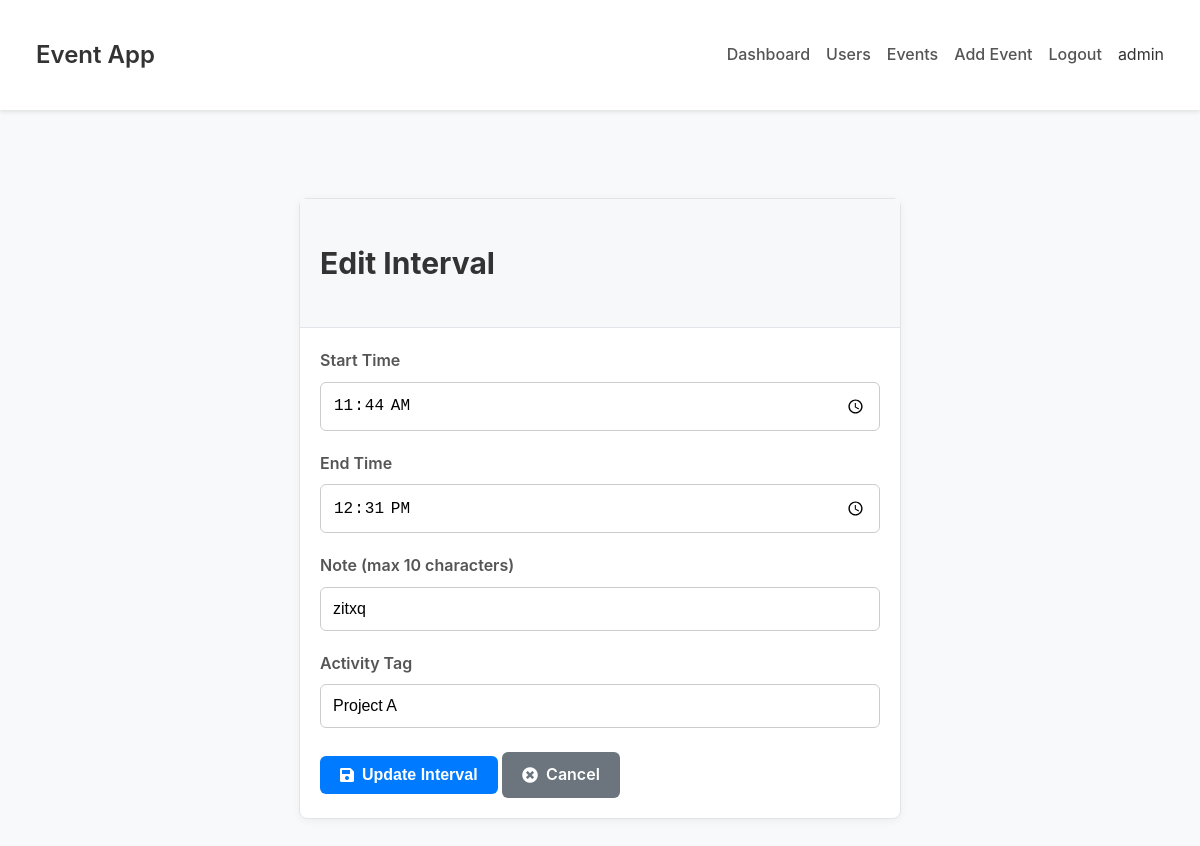
Page /edit_interval/171 (signed in) on the committed database.
### tables this page shows
CREATE TABLE intervals (
        id INTEGER PRIMARY KEY AUTOINCREMENT,
        event_id INTEGER NOT NULL,
        start_time TEXT NOT NULL,
        end_time TEXT NOT NULL,
        note TEXT,
        activity_tag TEXT NOT NULL,
        FOREIGN KEY (event_id) REFERENCES events (id)
    );

### app.py (the view, shortened to what this page needs)
@app.route('/edit_interval/<int:interval_id>', methods=['GET', 'POST'])
@login_required
def edit_interval(interval_id):
    db = get_db()
    user_id = get_user_id_from_session()
    interval = db.execute(
        'SELECT i.* FROM intervals i JOIN events e ON i.event_id = e.id WHERE i.id = ? AND e.user_id = ?',
        (interval_id, user_id)
    ).fetchone()
    if interval is None:
        flash('Interval not found or you do not have permission to edit it.', 'danger')
        return redirect(url_for('list_events'))
    activity_tags_list = get_all_activity_tags()
    return render_template('edit_interval.html', interval=interval, activity_tags=activity_tags_list, username=session['username'], role=session['role'])

### app.py (called while the page is built)
def get_db():
    if 'db' not in g:
        g.db = sqlite3.connect(DATABASE)
        g.db.row_factory = sqlite3.Row  # This makes rows behave like dicts
    return g.db

def login_required(f):
    @wraps(f)
    def decorated_function(*args, **kwargs):
        if not session.get('logged_in'):
            flash('Please log in to access this page.', 'warning')
            return redirect(url_for('login'))
        return f(*args, **kwargs)
    return decorated_function

def get_user_id_from_session():
    db = get_db()
    user = db.execute('SELECT id FROM users WHERE username = ?', (session['username'],)).fetchone()
    return user['id'] if user else None

def get_all_activity_tags():
    db = get_db()
    tags = db.execute('SELECT tag_name FROM activity_tags ORDER BY tag_name').fetchall()
    return [tag['tag_name'] for tag in tags]

### templates/edit_interval.html (shortened to what this page needs)
{% extends "base.html" %}
{% block content %}
<div class="container mt-4">
    <div class="card" style="max-width: 600px; margin: auto;">
        <div class="card-header">
            <h2>Edit Interval</h2>
        </div>
        <div class="card-body">
            <form method="post" action="{{ url_for('edit_interval', interval_id=interval.id) }}">
                <div class="input-group">
                    <label for="start_time">Start Time</label>
                    <input type="time" id="start_time" name="start_time" class="form-control" value="{{ interval.start_time }}" required>
                </div>
                <div class="input-group">
                    <label for="end_time">End Time</label>
                    <input type="time" id="end_time" name="end_time" class="form-control" value="{{ interval.end_time }}" required>
                </div>
                <div class="input-group">
                    <label for="note">Note (max 10 characters)</label>
                    <input type="text" id="note" name="note" class="form-control" value="{{ interval.note }}" maxlength="10">
                </div>
                <div class="input-group">
                    <label for="activity_tag">Activity Tag</label>
                    <input list="activity_tags_list" id="activity_tag" name="activity_tag" class="form-control" value="{{ interval.activity_tag }}" required>
                </div>
                <div class="mt-4">
                    <button type="submit" class="btn btn-primary">
                        <i class="fas fa-save"></i> Update Interval
                    </button>
                    <a href="{{ url_for('list_events') }}" class="btn btn-secondary">
                        <i class="fas fa-times-circle"></i> Cancel
                    </a>
                </div>
            </form>
        </div>
    </div>
</div>
{% endblock %}

### static/style.css (style rules this page uses)
body { font-family: -apple-system, BlinkMacSystemFont, "Segoe UI", Roboto, "Helvetica Neue", Arial, sans-serif; background-color: #f8f9fa; color: #333; line-height: 1.6; margin: 0; }
.container { max-width: 1200px; margin: auto; padding: 20px; }
.card { background-color: #fff; border: 1px solid #e1e4e8; border-radius: 8px; box-shadow: 0 2px 10px rgba(0, 0, 0, 0.05); margin-bottom: 20px; }
.card-header { background-color: #f6f8fa; padding: 15px 20px; border-bottom: 1px solid #e1e4e8; font-size: 1.25rem; font-weight: 600; }
.card-body { padding: 20px; }
.input-group { margin-bottom: 20px; }
.input-group label { display: block; margin-bottom: 8px; font-weight: 600; color: #555; }
.form-control { width: 100%; padding: 12px; border: 1px solid #ccc; border-radius: 6px; font-size: 16px; box-sizing: border-box; }
.btn { padding: 10px 20px; border: none; border-radius: 6px; cursor: pointer; font-size: 16px; font-weight: 600; text-decoration: none; display: inline-flex; align-items: center; gap: 0.5rem; text-align: center; transition: background-color 0.3s ease, color 0.3s ease; }
.btn-primary { background-color: #007bff; color: white; }
.btn-secondary { background-color: #6c757d; color: white; }
.mt-4 { margin-top: 1.5rem; }

### rows in the picture
intervals: start_time "11:44", end_time "12:31", note "zitxq", activity_tag "Project A"

### other values in the picture
{{ session['username'] }} "admin"
